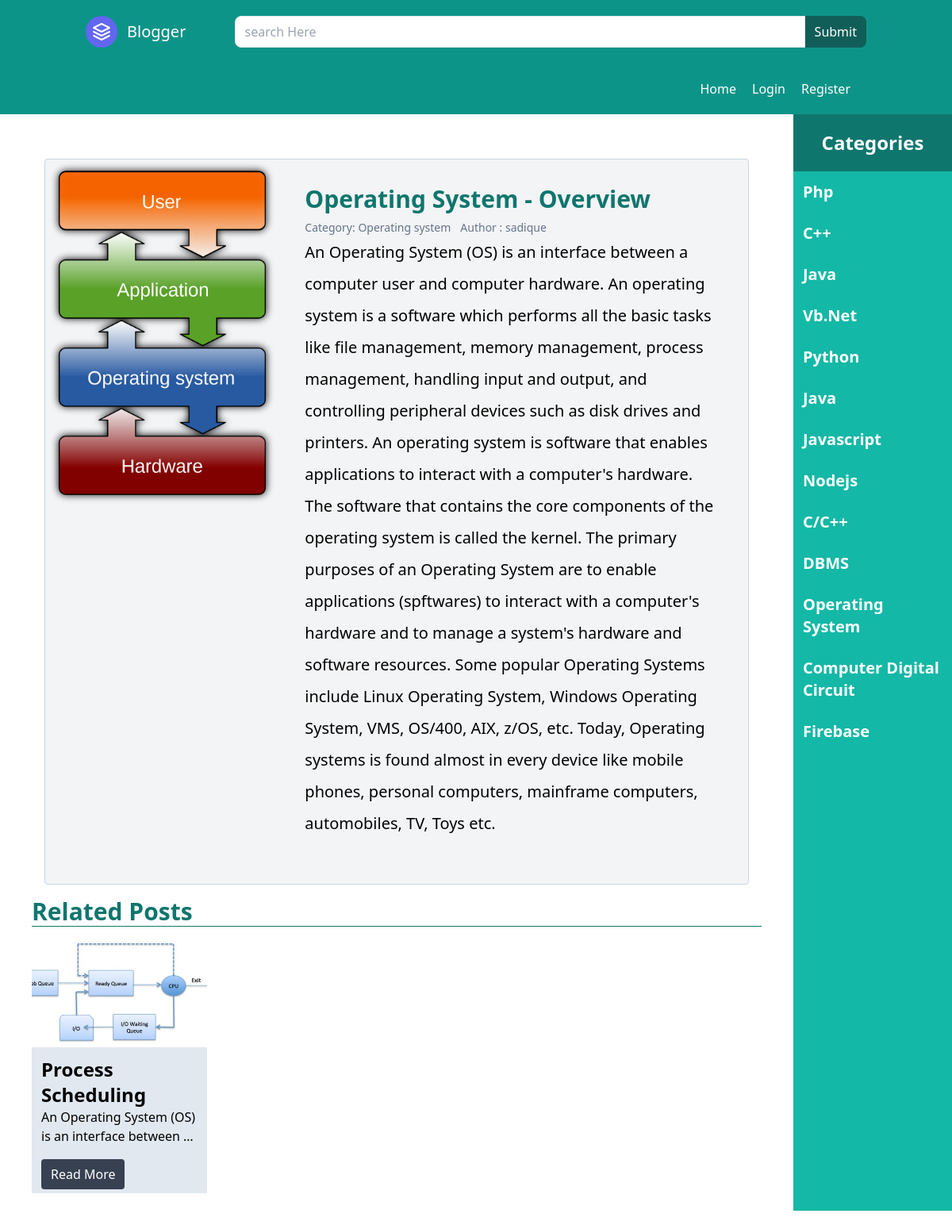
The page /viewPost/2/ on the database its author committed.
### cms/models.py (models this page shows, shortened)
class Post(models.Model):
    title = models.CharField(max_length=200,help_text="enter your post title")
    category = models.ForeignKey(Category, on_delete=models.CASCADE)
    author = models.ForeignKey(User, on_delete=models.CASCADE)
    content = models.TextField()
    dateofPub = models.DateTimeField(auto_now_add=True)
    image = models.ImageField(upload_to="post/")

class Category(models.Model):
    cat_title = models.CharField(max_length=200)
    cat_description = models.TextField(blank=True, null=True)
    def __str__(self):
        return self.cat_title

### cms/views.py (the view)
# urls.py: path("viewPost/<int:id>/",viewPost,name="viewPost"),
def viewPost(r,id):
    singlePost = get_object_or_404(Post,pk=id)
    data = {
        "categories":Category.objects.all(),
        "post" : singlePost ,
        "related_post" : Post.objects.filter(~Q(pk=id) & Q(category__id=singlePost.category.id))
    }
    return render(r, "details.html",data)

### templates/details.html
{% extends 'parent.html' %}
{% block content %}
<div class="flex">
    <div class="w-10/12 p-10">
        <div class="p-4 w-full">
            <div class="h-full bg-gray-100 rounded border border-slate-300">
             <div class="flex">
                <div class="w-4/12">
                    <img src="{{ post.image.url }}" class="w-full object-fill" alt="">
                </div>
                <div class="w-8/12  p-8 ">
                    <h2 class="text-3xl font-semibold capitalize text-teal-700">{{ post.title }}</h2>
                    <a class="inline-flex items-center">
                        <span class="flex items-center gap-3 mt-2 text-slate-500 text-sm">
                          <span >Category: {{ post.category }}</span>
                          <span>Author : {{ post.author }}</span>
                        </span>
                      </a>
                      <p class="leading-loose mb-6 text-xl">{{ post.content }}</p>
                </div>
             </div>
            </div>
          </div>
          <div class="flex gap-3">
            <h1 class="text-3xl font-semibold text-teal-700 border-b border-teal-700 w-full">Related Posts</h1>
          </div>
          <div class="grid grid-cols-4 gap-3 mt-2">
            {% for rpost in related_post %}
            <div class="col">
                <div class="bg-slate-200">
                    <img src="{{ rpost.image.url }}" alt="" class="w-full h-36 object-cover">
                    <div class="p-3">
                        <h2 class="text-2xl font-bold">{{ rpost.title }}</h2>
                        <p>{{ post.content|truncatechars:50 }}</p>
                        <br>
                        <a href="{% url 'viewPost' rpost.id %}" class="bg-gray-700 text-white hover:bg-gray-900 px-3 py-2 rounded">Read More</a>
                    </div>
                </div>
            </div>
            {% endfor %}
          </div>
        </div>
    <div class="w-2/12 h-[89.5vh] bg-teal-500">
        <div class="flex flex-col h-full overflow-y-scroll">
            <a class="bg-teal-700 text-white px-3 w-full py-5 font-semibold text-center text-2xl">Categories</a>
            {% for cat  in categories %}
                <a href="{% url 'filter' cat.id %}" class=" hover:bg-teal-700 text-xl  capitalize text-white px-3 w-full py-3 font-semibold">{{ cat.cat_title }}</a>
           {% endfor %}
        </div>
    </div>
</div>
{% endblock content %}

### rows shown on the page
Post: image (picture), title "Operating System - Overview", category "Operating system", author "sadique", content "An Operating System (OS) is an interface between a computer user and computer hardware. An operating system is a software which performs all the basic tasks like file management, memory management, process management, handling input and output, and controlling peripheral devices such as disk drives and printers. An operating system is software that enables applications to interact with a computer's hardware. The software that contains the core components of the operating system is called the kernel. The primary purposes of an Operating System are to enable applications (spftwares) to interact with a computer's hardware and to manage a system's hardware and software resources. Some popular…", content "An Operating System (OS) is an interface between …"
Post: image (picture), title "Process Scheduling"
Category: cat_title "Php"
Category: cat_title "C++"
Category: cat_title "Java"
Category: cat_title "Vb.net"
Category: cat_title "Python"
Category: cat_title "Java"
Category: cat_title "Javascript"
Category: cat_title "Nodejs"
Category: cat_title "C/C++"
Category: cat_title "DBMS"
Category: cat_title "Operating System"
Category: cat_title "Computer Digital Circuit"
Category: cat_title "Firebase"
